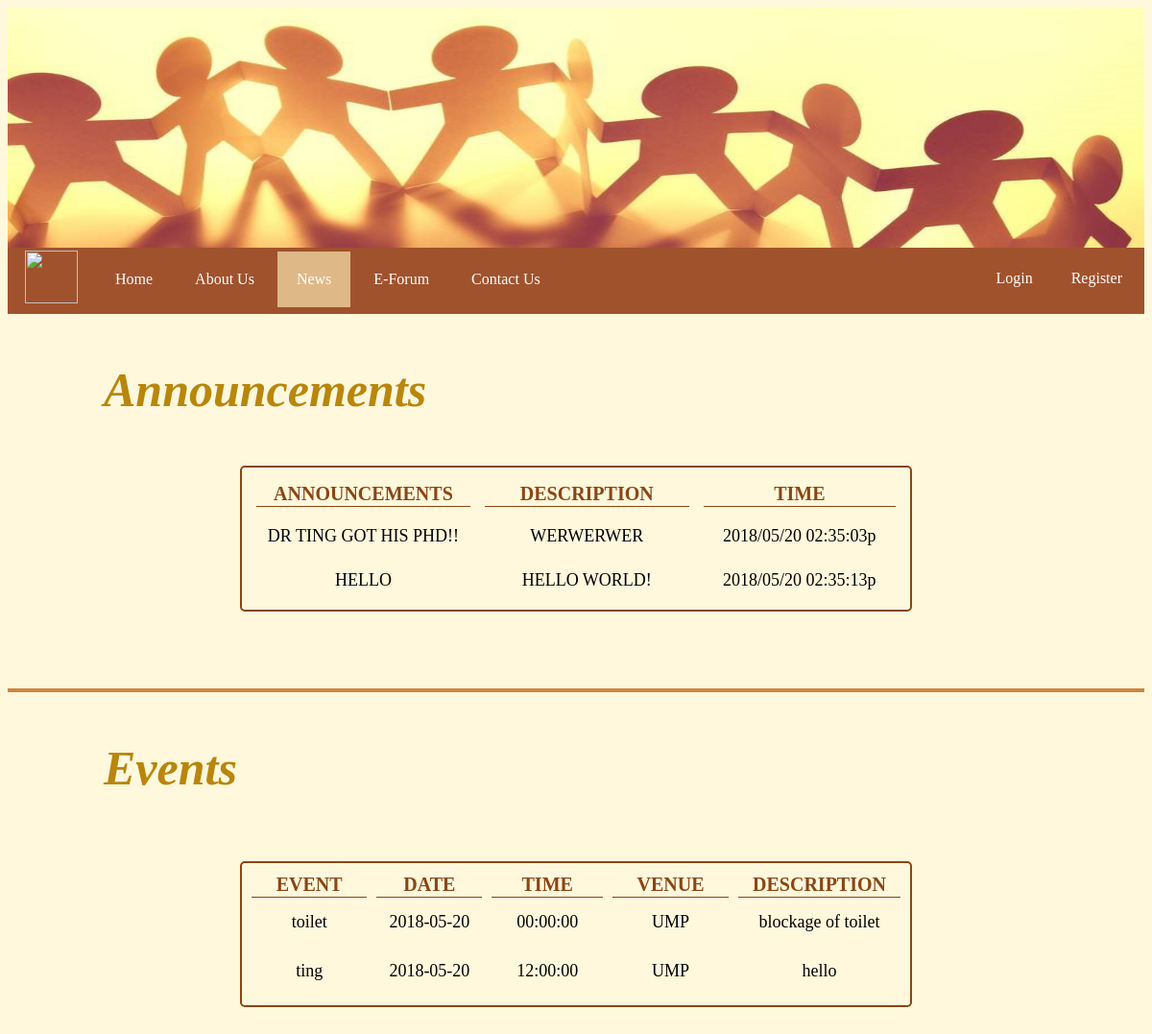
The page /AlumniManagementSystem/news.php on the database its author committed.
### tables this page shows
CREATE TABLE `announcement` (
  `ann_id` varchar(10) NOT NULL,
  `ann_name` varchar(100) NOT NULL,
  `ann_desc` text NOT NULL,
  `ann_time` varchar(20) NOT NULL
);

CREATE TABLE `event` (
  `e_id` varchar(50) NOT NULL,
  `e_name` varchar(100) NOT NULL,
  `e_date` date NOT NULL,
  `e_time` time NOT NULL,
  `e_desc` longtext NOT NULL,
  `e_venue` varchar(50) NOT NULL,
  `e_pic` varchar(100) NOT NULL
);

### AlumniManagementSystem/news.php (the view, shortened to what this page needs)
<!DOCTYPE html PUBLIC "-//W3C//DTD XHTML 1.0 Transitional//EN" "http://www.w3.org/TR/xhtml1/DTD/xhtml1-transitional.dtd">
<html xmlns="http://www.w3.org/1999/xhtml">
<head>
<link rel="stylesheet" href="css/n3.css" />
<?php
include_once"connect_database.php";
include_once"setting/news_navigation.php";
?>
</head>
<body bgcolor="cornsilk">
<div id="announcements">
<p class="np1">Announcements</p>
<table class="tb1" cellspacing="15" align="center">
<?php
	echo "<tr>
	<th class=nth1>ANNOUNCEMENTS</th>
	<th class=nth1>DESCRIPTION</th>
	<th class=nth1>TIME</th></tr>";
	$sql = "SELECT * FROM announcement ORDER BY ann_time";
	$result = $conn->query($sql);
	if($result==true)
	{
		while($row = $result->fetch_assoc())
		{
			echo "<tr>";
			echo "<td class=ntd1>".$row["ann_name"]."</td>
				<td class=ntd1>".$row["ann_desc"]."</td>
				<td class=ntd1>".$row["ann_time"]."</td>";
			echo "</tr>";
		}
	}
	else
	{
		echo "<p>No events</p>";
	}
?>
</table>
</div>
<br><br><br>
<br /><hr color="peru" size="4"/>
<div id="events">
<p class="np1">Events</p>
<br />
<?php
	$sql2 = "SELECT * FROM event ORDER BY e_date, e_time";
	$result2 = $conn->query($sql2);
	if($result2==true)
	{
		echo "<table class=tb1 align=center cellspacing=10>";
		echo "<tr><th class=nth1>EVENT</th>
		<th class=nth1>DATE</th>
		<th class=nth1>TIME</th>
		<th class=nth1>VENUE</th>
		<th class=nth1>DESCRIPTION</th></tr>";
		while($row =$result2->fetch_assoc()){
			echo "<tr>";
			echo "<td class=ntd1>".$row["e_name"]."</td>
					<td class=ntd1>".$row["e_date"]."</td>
					<td class=ntd1>".$row["e_time"]."</td>
					<td class=ntd1>".$row["e_venue"]."</td>
					<td class=ntd1>".$row["e_desc"]."</td>";
			echo "<tr>";
		}
		echo "</table>";
	}
	else
	{
		echo "<p>No events</p>";
	}
?>
</div>
<br><br><br><br><br />
</body>
</html>

### AlumniManagementSystem/css/n3.css (style rules this page uses)
.np1 { color:darkgoldenrod; font-size:50px; font-style:oblique; font-weight:bolder; font-family:"Palatino Linotype", "Book Antiqua", Palatino, serif; padding-left:100px; padding-right:100px; }
.nth1 { border-color:saddlebrown; text-align:center; font-size:20px; color:saddlebrown; border-bottom:1px solid; width:230px; }
.ntd1 { text-align:center; font-size:18px; padding:5px 0px; }
.tb1 { border-radius:5px; text-align:left; border:2px solid; border-color:saddlebrown; width:700px; }

### rows shown on the page
announcement: ann_name "DR TING GOT HIS PHD!!", ann_desc "WERWERWER", ann_time "2018/05/20 02:35:03p"
announcement: ann_name "HELLO", ann_desc "HELLO WORLD!", ann_time "2018/05/20 02:35:13p"
event: e_name "toilet", e_date "2018-05-20", e_time "00:00:00", e_venue "UMP", e_desc "blockage of toilet"
event: e_name "ting", e_date "2018-05-20", e_time "12:00:00", e_venue "UMP", e_desc "hello"
